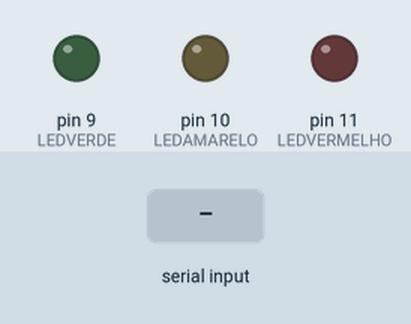
Recording of a sketch running on a simulated Arduino Uno, built with avr-gcc and run on an emulated ATmega328P. Shown: output pins drawn as LEDs (lit = HIGH). The test bench sets the inputs (shaded band).

Above: at 1.2 s.
1.3 s: "1" received over Serial
At 2.5 s:
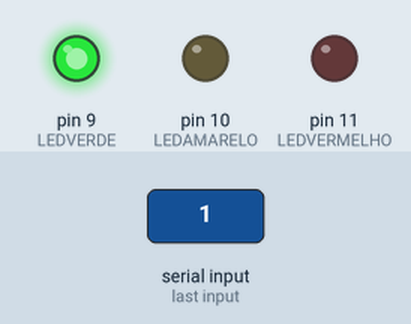
2.8 s: "2" received over Serial
At 3.9 s:
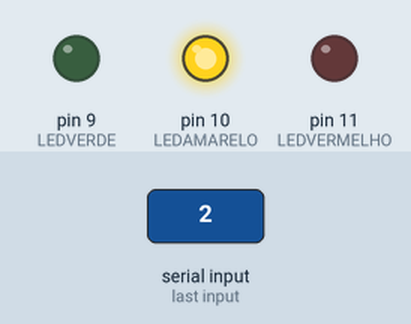
4.3 s: "3" received over Serial
At 5.0 s:
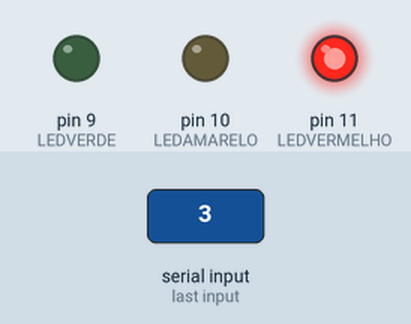
5.8 s: "0" received over Serial
At 6.2 s:
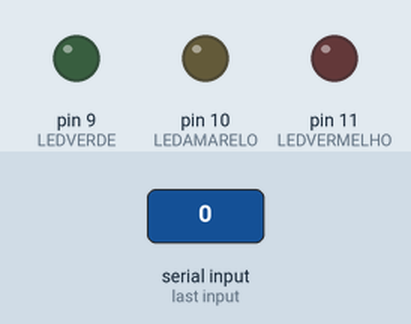
Timing chart, 0 to 8.3 s (numbered marks = the images above; inputs shaded):
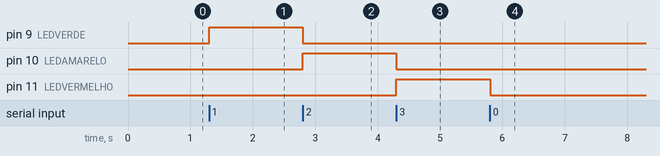

Measured:
- after the input at 1.3 s, pin 9 (LEDVERDE): LOW → HIGH at once
- after the input at 2.8 s, pin 9 (LEDVERDE): HIGH → LOW at once; pin 10 (LEDAMARELO): LOW → HIGH at once
- after the input at 4.3 s, pin 10 (LEDAMARELO): HIGH → LOW at once; pin 11 (LEDVERMELHO): LOW → HIGH at once
- after the input at 5.8 s, pin 11 (LEDVERMELHO): HIGH → LOW at once

The sketch:

semaforo.ino
```cpp
const byte LEDVERDE = 9;
const byte LEDAMARELO = 10;
const byte LEDVERMELHO = 11;

void setup()
{
 Serial.begin(9600);
 pinMode(LEDVERDE, OUTPUT);
 pinMode(LEDAMARELO, OUTPUT);
 pinMode(LEDVERMELHO, OUTPUT);
}

void loop()
{
  if(Serial.available()){
    char estado = Serial.read();

    if(estado == '1'){
      digitalWrite(LEDVERDE, HIGH);

      digitalWrite(LEDAMARELO, LOW);
      digitalWrite(LEDVERMELHO, LOW);
    }
    if(estado == '2'){
      digitalWrite(LEDAMARELO, HIGH);

      digitalWrite(LEDVERDE, LOW);
      digitalWrite(LEDVERMELHO, LOW);
    }
    if(estado == '3'){
      digitalWrite(LEDVERMELHO, HIGH);

      digitalWrite(LEDAMARELO, LOW);
      digitalWrite(LEDVERDE, LOW);
    }
    if(estado == '0'){
      digitalWrite(LEDVERDE, LOW);
      digitalWrite(LEDAMARELO, LOW);
      digitalWrite(LEDVERMELHO, LOW);
    }
  }
}
```
